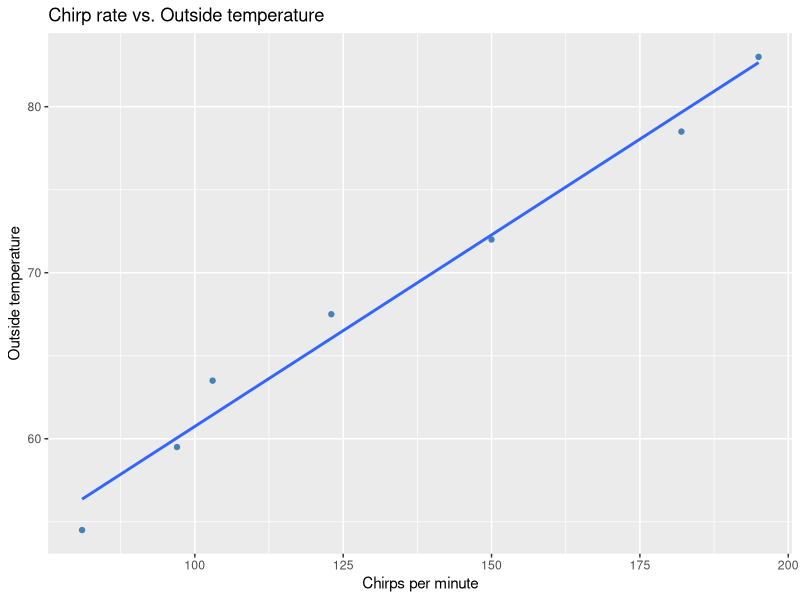
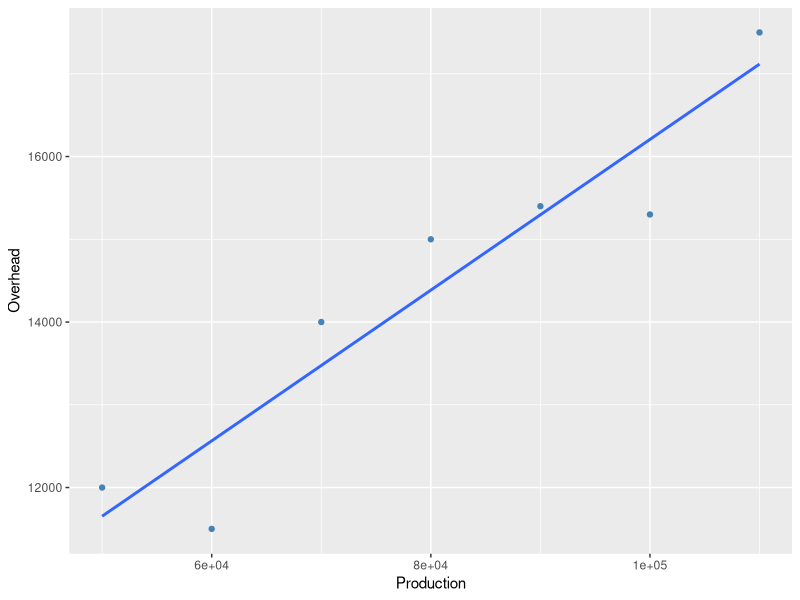

R code for these plots, in order:
# Chapter 3.1

# Create a variable called 
TEMPERATURE <- c(54.5, 59.5, 63.5, 67.5, 72, 78.5, 83.0)

# Create a variable called COST
CHIRPS <- c(81, 97, 103, 123, 150, 182, 195)

CHIRPDATAFRAME <- data.frame(TEMPERATURE, CHIRPS)

library(ggplot2)

ggplot(CHIRPDATAFRAME,
       aes(x = CHIRPS , 
           y = TEMPERATURE )) +
  geom_point(color= "steelblue") +
  geom_smooth(method = "lm", se = FALSE) + 
       labs(x = "Chirps per minute",
       y = "Outside temperature",
       title = "Chirp rate vs. Outside temperature") 

# Create regression model
Model <- lm(TEMPERATURE ~ CHIRPS)

# Look at output
summary(Model)

#######################################################
# Question 
# Create a plot and a regression model for question 1 of Chapter 3.1 slides


Production = c(50000,60000,70000,80000,90000,100000,110000)
Overhead = c(12000, 11500, 14000, 15000, 15400, 15300, 17500)

ProductionDF = data.frame(Production, Overhead)

ggplot(ProductionDF,
       aes(x = Production, y = Overhead)) +
  geom_point(color = "steelblue") + 
  geom_smooth(method = 'lm', se = FALSE) +
    labs(x = "Production", y = "Overhead")

Model <- lm(Production ~ Overhead)
summary(Model)

#do manually
Production^2